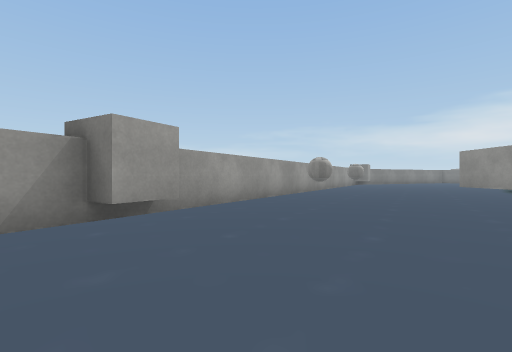
View 1 (above)

17 first-person views from a walk through a scene from a Unity 3-D project. The camera is 0.55 m above the floor, looks level and sees 85° across. The floor is counted in squares, 1 m on a side. Each view is taken from the middle of a square. On the plan, view 1 faces up. The plan holds only what a view shows up to about 9 squares ahead; the rest is blank. The place goes on beyond the plan. The player character is not drawn. Some surface patterns are stand-ins.

View 2
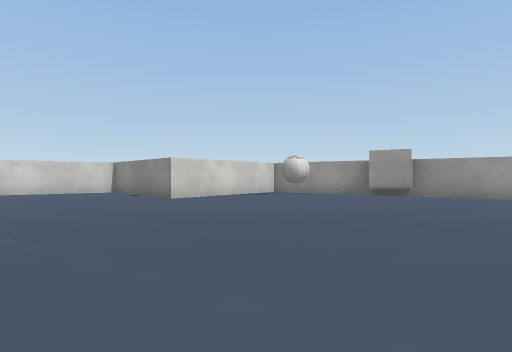

View 3
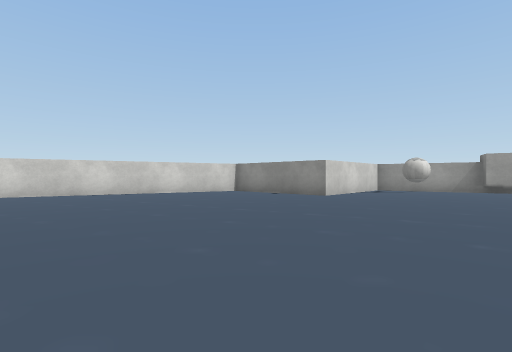

View 4
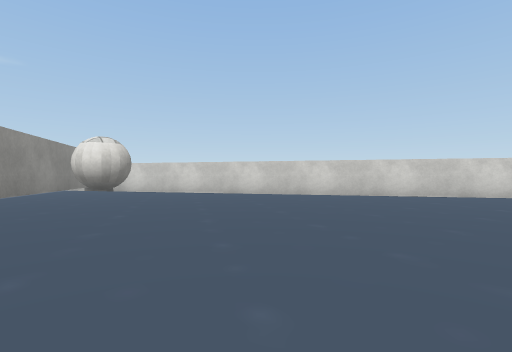

View 5
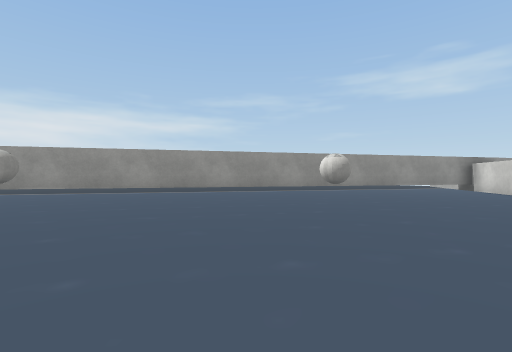

View 6
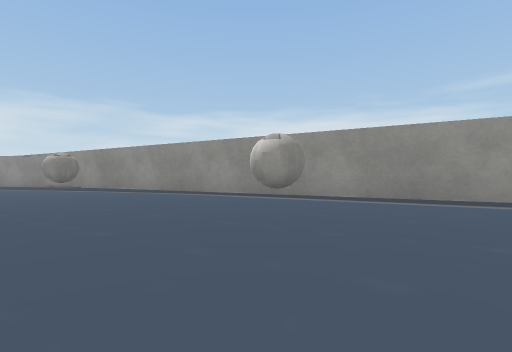

View 7
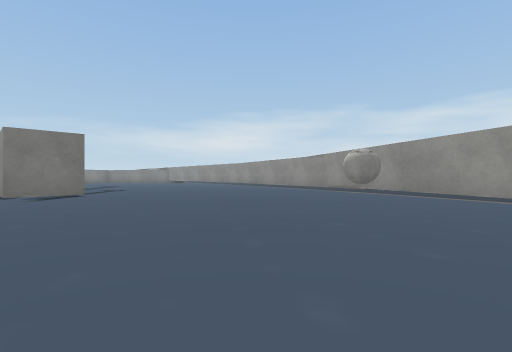

View 8
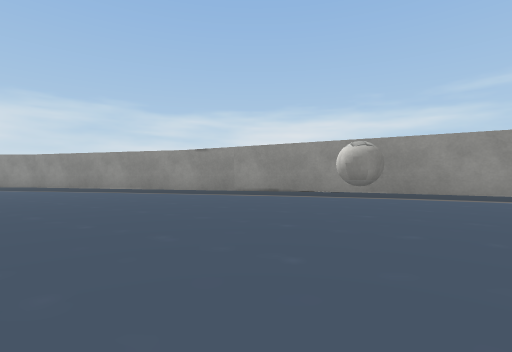

View 9
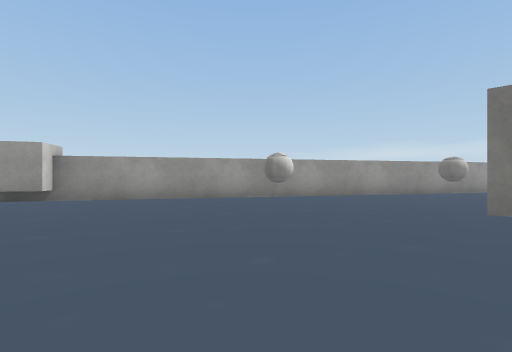

View 10
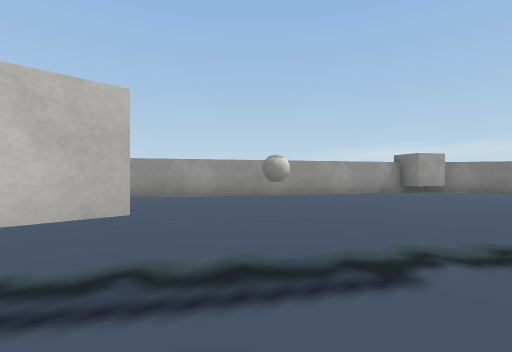

View 11
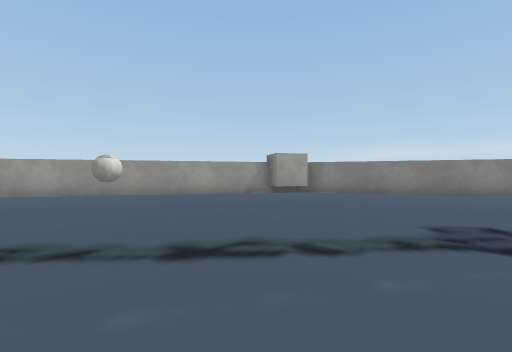

View 12
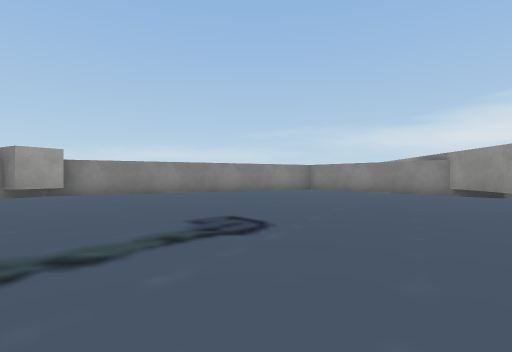

View 13
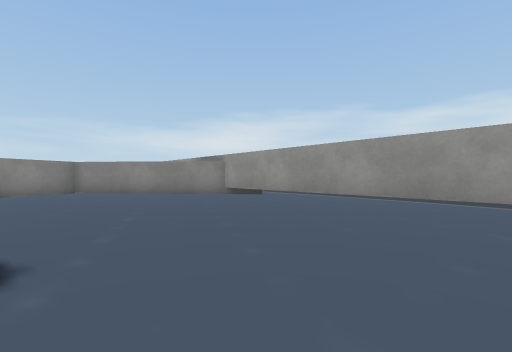

View 14
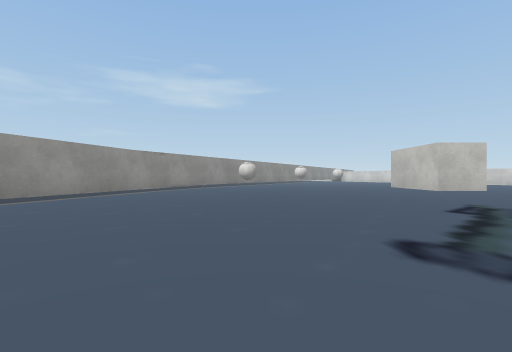

View 15
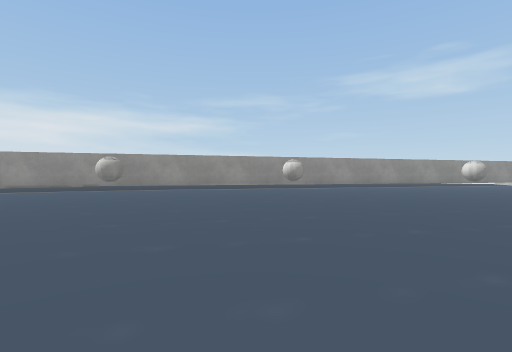

View 16
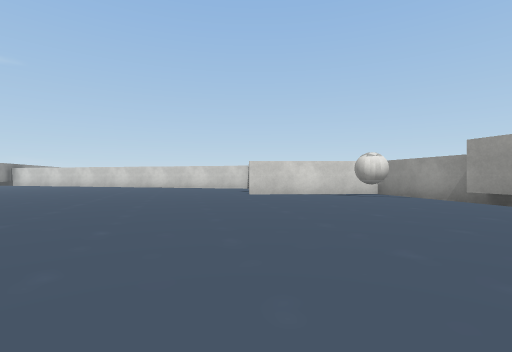

View 17
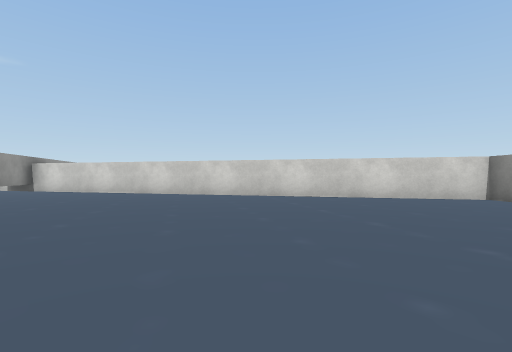

### Floor plan
Points are (right, up) in squares from view 1. A wall is a line through its corners. A room is listed if a view was taken in it or the views show most of it. See-through windows are left out.
Room 1 (views 1, 2, 3, 4, 5, 6, 7, 8, 9, 10, 11, 12, 13, 14, 15, 16, 17)
walls: (14.1, 0.7) (16.4, 8.7); (16.4, 8.6) (17.3, 17.7); (5.6, 16.2) (-3.6, 0.6) (-0.8, -2.1) (-3.3, -4.7) (1.7, -13.5); (18.1, 16.8) (14.2, 21.4) (6.3, 17.5); (2.5, -14.8) (3, -15.7); (4.1, -15.9) (14.6, 2.5)
objects: other object (-2, 1); other object (-2, 4) to (-1, 4); other object (2, 8); other object (4, 12); other object (6, -11); other object (6, 6) to (6, 7); other object (6, 17) to (7, 17); other object (8, 4) to (8, 5); other object (10, -4); other object (12, 0)

Positions as (right, up) in squares from view 1, and headings:
1: (0, 0), facing up
2: (6, 0), facing left
3: (7, -4), facing left
4: (7, -6), facing down-left
5: (2, -4), facing down-right
6: (6, -4), facing right
7: (7, -2), facing up-right
8: (8, 2), facing right
9: (6, 3), facing up-left
10: (9, 7), facing up-left
11: (12, 10), facing up-left
12: (12, 10), facing up
13: (12, 11), facing up-right
14: (12, 11), facing down
15: (4, 3), facing down-right
16: (5, 4), facing down-left
17: (5, -4), facing down-left
